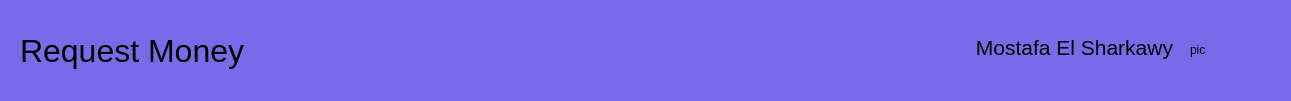
         <widget class="QWidget" name="widget_34" native="true">
          <property name="geometry">
           <rect>
            <x>-10</x>
            <y>-10</y>
            <width>1291</width>
            <height>101</height>
           </rect>
          </property>
          <property name="styleSheet">
           <string notr="true">background-color: rgb(122, 105, 233);</string>
          </property>
          <widget class="QLabel" name="label_109">
           <property name="geometry">
            <rect>
             <x>20</x>
             <y>20</y>
             <width>291</width>
             <height>61</height>
            </rect>
           </property>
           <property name="font">
            <font>
             <pointsize>24</pointsize>
            </font>
           </property>
           <property name="text">
            <string>Request Money</string>
           </property>
          </widget>
          <widget class="QLabel" name="label_110">
           <property name="geometry">
            <rect>
             <x>1190</x>
             <y>40</y>
             <width>20</width>
             <height>20</height>
            </rect>
           </property>
           <property name="text">
            <string>pic</string>
           </property>
          </widget>
          <widget class="QLabel" name="label_111">
           <property name="geometry">
            <rect>
             <x>930</x>
             <y>30</y>
             <width>243</width>
             <height>36</height>
            </rect>
           </property>
           <property name="font">
            <font>
             <pointsize>16</pointsize>
            </font>
           </property>
           <property name="styleSheet">
            <string notr="true">text-align:center;</string>
           </property>
           <property name="text">
            <string>&lt;html&gt;&lt;head/&gt;&lt;body&gt;&lt;p align=&quot;right&quot;&gt;Mostafa El Sharkawy&lt;/p&gt;&lt;/body&gt;&lt;/html&gt;</string>
           </property>
          </widget>
         </widget>
